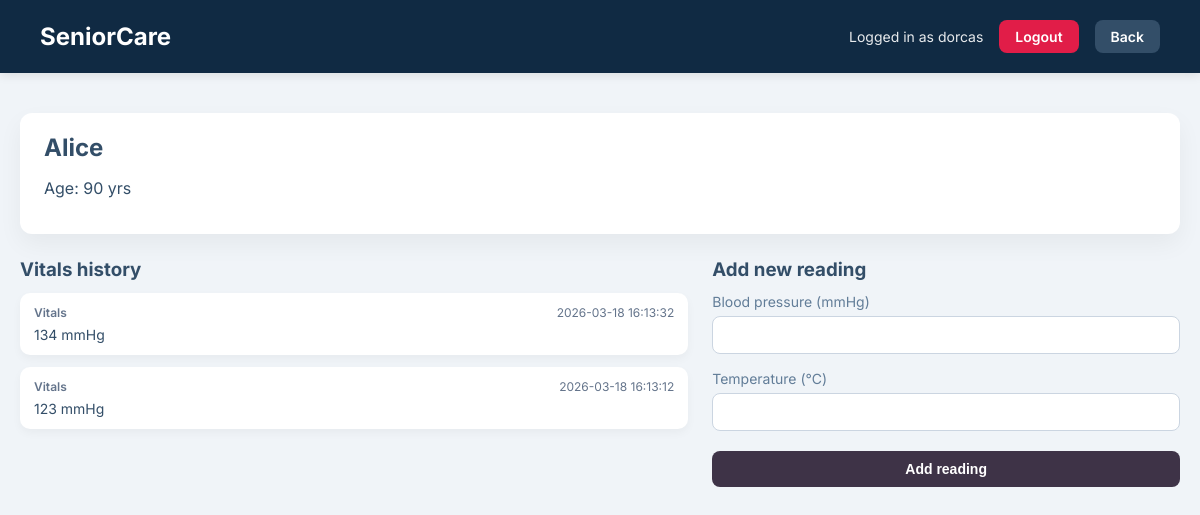
The app's page /residents/4/bp (signed in), older data.
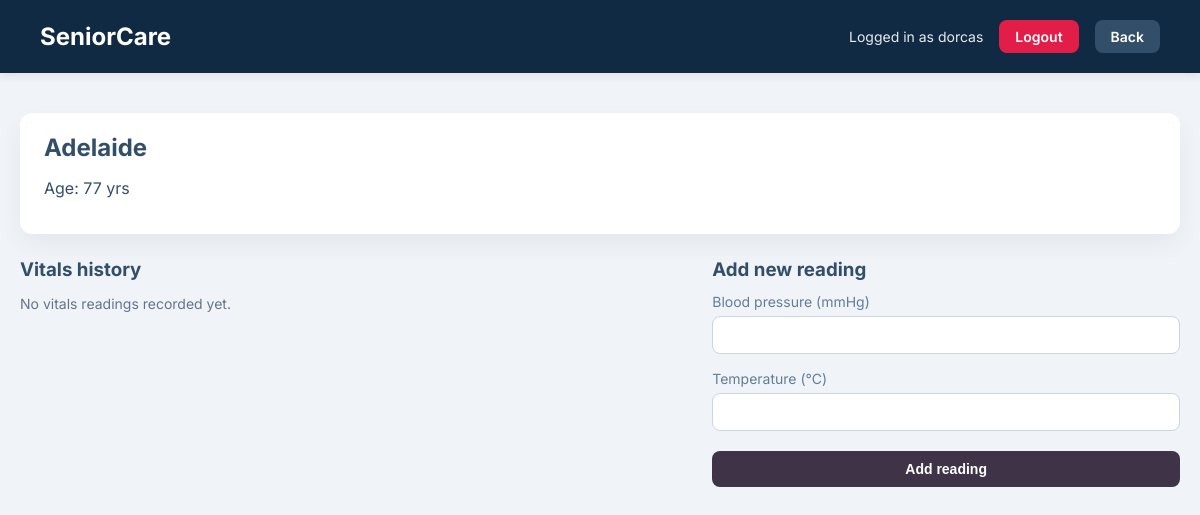
The same page, newer data.
### tables this page shows
CREATE TABLE residents (
            id INTEGER PRIMARY KEY AUTOINCREMENT,
            name TEXT NOT NULL,
            age INTEGER NOT NULL,
            bp INTEGER NOT NULL,
            temperature REAL
        );

CREATE TABLE bp_readings (
            id INTEGER PRIMARY KEY AUTOINCREMENT,
            resident_id INTEGER NOT NULL,
            bp INTEGER,
            temperature REAL,
            recorded_at TEXT DEFAULT CURRENT_TIMESTAMP,
            FOREIGN KEY (resident_id) REFERENCES residents (id) ON DELETE CASCADE
        );

### care.py (the view, shortened to what this page needs)
@app.route("/residents/<int:resident_id>/bp", methods=["GET", "POST"])
@login_required
def bp_history(resident_id):
    db = get_db_connection()
    resident = db.execute(
        "SELECT * FROM residents WHERE id = ?", (resident_id,)
    ).fetchone()
    if not resident:
        db.close()
        flash("Patient not found.", "error")
        return redirect(url_for("home"))
    readings = db.execute(
        "SELECT bp, temperature, recorded_at FROM bp_readings WHERE resident_id = ? ORDER BY recorded_at DESC",
        (resident_id,),
    ).fetchall()
    db.close()
    return render_template(
        "bp_history.html",
        resident=resident,
        readings=readings,
        username=session.get("username"),
    )

### care.py (called while the page is built)
def get_db_connection():
    conn = sqlite3.connect("Seniorcare.db")
    conn.row_factory = sqlite3.Row
    return conn

def login_required(view):
    @wraps(view)
    def wrapped_view(**kwargs):
        if "user_id" not in session:
            return redirect(url_for("login"))
        return view(**kwargs)
    return wrapped_view

### templates/bp_history.html (shortened to what this page needs)
<!DOCTYPE html>
<html lang="en">
<head>
    <link rel="stylesheet" href="{{ url_for('static', filename='style.css') }}">
</head>
<body>
    <div class="header">
        <h1>SeniorCare</h1>
        <div class="header-right">
            {% if username %}
                <span class="user-info">Logged in as {{ username }}</span>
                <a href="{{ url_for('logout') }}" class="btn-logout">Logout</a>
            {% endif %}
            <a href="{{ url_for('home') }}" class="btn-logout" style="background-color:#334e68;">Back</a>
        </div>
    </div>
    <div class="container">
        <div class="card patient-header">
            <div class="patient-main">
                <h2>{{ resident['name'] }}</h2>
                <p>Age: {{ resident['age'] }} yrs</p>
            </div>
        </div>
        <div class="notes-layout">
            <div class="notes-column">
                <h3>Vitals history</h3>
                {% if readings %}
                    <div class="notes-list">
                        {% for row in readings %}
                            <div class="note-card">
                                <div class="note-meta">
                                    <span class="note-author">Vitals</span>
                                    <span class="note-date">{{ row['recorded_at'] }}</span>
                                </div>
                                <p class="note-content">
                                    {% if row['bp'] is not none %}
                                        {{ row['bp'] }} mmHg
                                    {% endif %}
                                </p>
                            </div>
                        {% endfor %}
                    </div>
                {% else %}
                    <p class="no-notes">No vitals readings recorded yet.</p>
                {% endif %}
            </div>
            <div class="notes-column">
                <h3>Add new reading</h3>
                <form method="post" class="note-form">
                    <div class="form-group">
                        <label for="bp">Blood pressure (mmHg)</label>
                        <input id="bp" name="bp" type="number" min="1" max="400">
                    </div>
                    <div class="form-group">
                        <label for="temperature">Temperature (°C)</label>
                        <input id="temperature" name="temperature" type="number" step="0.1" min="30" max="45">
                    </div>
                    <button type="submit" class="btn-primary">Add reading</button>
                </form>
            </div>
        </div>
    </div>
</body>
</html>

Row changes from the older to the newer data that the page shows:
no longer on this page (row edited): bp_readings: recorded_at "2026-03-18 16:13:32", bp "134"
no longer on this page (row edited): bp_readings: recorded_at "2026-03-18 16:13:12", bp "123"
changed residents: name "Alice" → "Adelaide"; age "90" → "77"
Text that changed along with them:
text now shown: "No vitals readings recorded yet."
